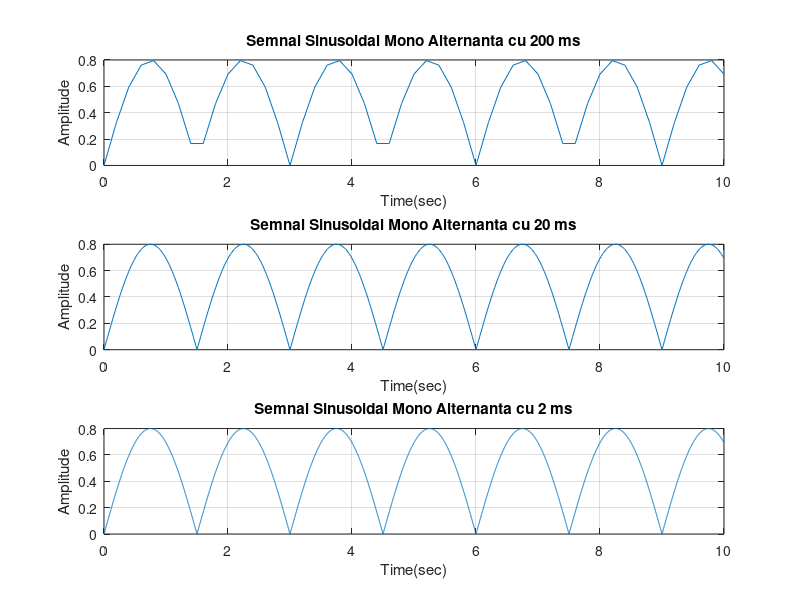

This figure's MATLAB source:
vector_1=0:0.2:10;
perioada = 3;
frecventa = 1/ perioada;
semnal_sinusoidal_1=0.8*sin(2*pi*frecventa*vector_1);
for i=1:1:length(semnal_sinusoidal_1); 
    if semnal_sinusoidal_1(i)>0;
        z1(i) = semnal_sinusoidal_1(i);
    end
    if semnal_sinusoidal_1(i)<0;
        z1(i) = -semnal_sinusoidal_1(i);
    end
end
subplot(3,1,1)
plot(vector_1,z1),xlabel('Time(sec)'),ylabel('Amplitude'),title('Semnal Sinusoidal Mono Alternanta cu 200 ms'),grid



vector_2=0:0.02:10;
semnal_sinusoidal_2=0.8*sin(2*pi*frecventa*vector_2);
for i=1:1:length(semnal_sinusoidal_2);
    if semnal_sinusoidal_2(i)>0;
        z2(i) = semnal_sinusoidal_2(i);
    end
    if semnal_sinusoidal_2(i)<0;
       z2(i) = -semnal_sinusoidal_2(i);
    end
end
subplot(3,1,2)
plot(vector_2,z2),xlabel('Time(sec)'),ylabel('Amplitude'),title('Semnal Sinusoidal Mono Alternanta cu 20 ms'),grid



vector_3=0:0.002:10;
semnal_sinusoidal_3=0.8*sin(2*pi*frecventa*vector_3);
for i=1:1:length(semnal_sinusoidal_3);
    if semnal_sinusoidal_3(i)>0;
        z3(i) = semnal_sinusoidal_3(i);
    end
    if semnal_sinusoidal_3(i)<0;
       z3(i) = -semnal_sinusoidal_3(i);
    end
end
subplot(3,1,3)
plot(vector_3,z3),xlabel('Time(sec)'),ylabel('Amplitude'),title('Semnal Sinusoidal Mono Alternanta cu 2 ms'),grid

